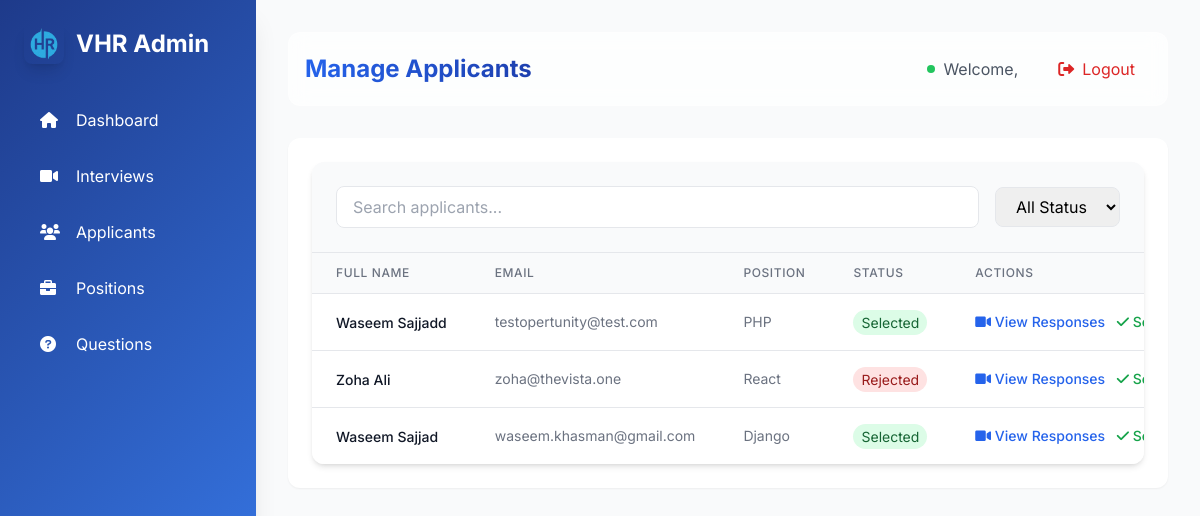
The page /applicants/ on the database its author committed.
### interviews/models.py (models this page shows, shortened)
class Applicant(models.Model):
    STATUS_CHOICES = [
        ('Pending', 'Pending'),
        ('Selected', 'Selected'),
        ('Rejected', 'Rejected'),
    ]
    user = models.ForeignKey(User, on_delete=models.CASCADE, related_name="applicants", null=True, blank=True)
    fullname = models.CharField(max_length=255)
    email = models.EmailField()
    position = models.ForeignKey(Position, on_delete=models.CASCADE, related_name="applicants")
    status = models.CharField(max_length=10, choices=STATUS_CHOICES, default='Pending')
    resume = models.FileField(upload_to='resumes/', null=True, blank=True)
    created_at = models.DateTimeField(auto_now_add=True)
    class Meta:
        unique_together = ('email', 'position')

class Position(models.Model):
    name = models.CharField(max_length=255, unique=True)
    created_at = models.DateTimeField(auto_now_add=True)

### interviews/views.py (the view)
# urls.py: path('applicants/', manage_applicants, name='manage_applicants'),
def manage_applicants(request):
    applicants = Applicant.objects.all().order_by('-id')
    return render(request, 'admin/manage_applicants.html', {'applicants': applicants})

### interviews/templates/admin/manage_applicants.html (shortened to what this page needs)
{% extends "admin/base_admin.html" %}
{% block admin_content %}
<div class="bg-white rounded-xl shadow-md overflow-hidden">
    <div class="p-6 bg-gray-50 border-b">
        <div class="flex items-center space-x-4">
            <div class="flex-1">
                <input type="text" id="search" placeholder="Search applicants..."
                       class="w-full px-4 py-2 border rounded-lg focus:ring-2 focus:ring-blue-500 focus:border-blue-500">
            </div>
            <select id="status-filter" class="px-4 py-2 border rounded-lg focus:ring-2 focus:ring-blue-500 focus:border-blue-500">
                <option value="">All Status</option>
            </select>
        </div>
    </div>
    <div class="overflow-x-auto">
        <table class="min-w-full divide-y divide-gray-200">
            <thead class="bg-gray-50">
                <tr>
                    <th class="px-6 py-3 text-left text-xs font-medium text-gray-500 uppercase tracking-wider">Full Name</th>
                    <th class="px-6 py-3 text-left text-xs font-medium text-gray-500 uppercase tracking-wider">Email</th>
                    <th class="px-6 py-3 text-left text-xs font-medium text-gray-500 uppercase tracking-wider">Position</th>
                    <th class="px-6 py-3 text-left text-xs font-medium text-gray-500 uppercase tracking-wider">Status</th>
                    <th class="px-6 py-3 text-left text-xs font-medium text-gray-500 uppercase tracking-wider">Actions</th>
                </tr>
            </thead>
            <tbody class="bg-white divide-y divide-gray-200">
                {% for applicant in applicants %}
                <tr class="hover:bg-gray-50 transition">
                    <td class="px-6 py-4 whitespace-nowrap">
                        <span class="text-sm font-medium text-gray-900">{{ applicant.fullname }}</span>
                    </td>
                    <td class="px-6 py-4 whitespace-nowrap text-sm text-gray-500">
                        {{ applicant.email }}
                    </td>
                    <td class="px-6 py-4 whitespace-nowrap text-sm text-gray-500">
                        {{ applicant.position.name }}
                    </td>
                    <td class="px-6 py-4 whitespace-nowrap">
                        <span class="px-2 py-1 text-sm rounded-full
                            {% if applicant.status == 'Pending' %}bg-yellow-100 text-yellow-800
                            {% elif applicant.status == 'Selected' %}bg-green-100 text-green-800
                            {% else %}bg-red-100 text-red-800{% endif %}">
                            {{ applicant.status }}
                        </span>
                    </td>
                    <td class="px-6 py-4 whitespace-nowrap text-sm font-medium space-x-2">
                        <button onclick="viewResponses({{ applicant.id }})"
                                class="text-blue-600 hover:text-blue-900">
                            <i class="fas fa-video"></i> View Responses
                        </button>
                        <button onclick="updateStatus({{ applicant.id }}, 'Selected')" class="text-green-600 hover:text-green-900">
                            <i class="fas fa-check"></i> Select
                        </button>
                    </td>
                </tr>
                {% empty %}
                <tr>
                    <td colspan="5" class="px-6 py-4 text-center text-gray-500">
                        No applicants found.
                    </td>
                </tr>
                {% endfor %}
            </tbody>
        </table>
    </div>
</div>
{% endblock %}

### interviews/templates/admin/base_admin.html (style rules this page uses)
body { font-family: "Inter", sans-serif; }

### rows shown on the page
Applicant: fullname "Waseem Sajjadd", email "testopertunity@test.com", position.name "PHP", status "Selected"
Applicant: fullname "Zoha Ali", email "zoha@thevista.one", position.name "React", status "Rejected"
Applicant: fullname "Waseem Sajjad", email "waseem.khasman@gmail.com", position.name "Django", status "Selected"
